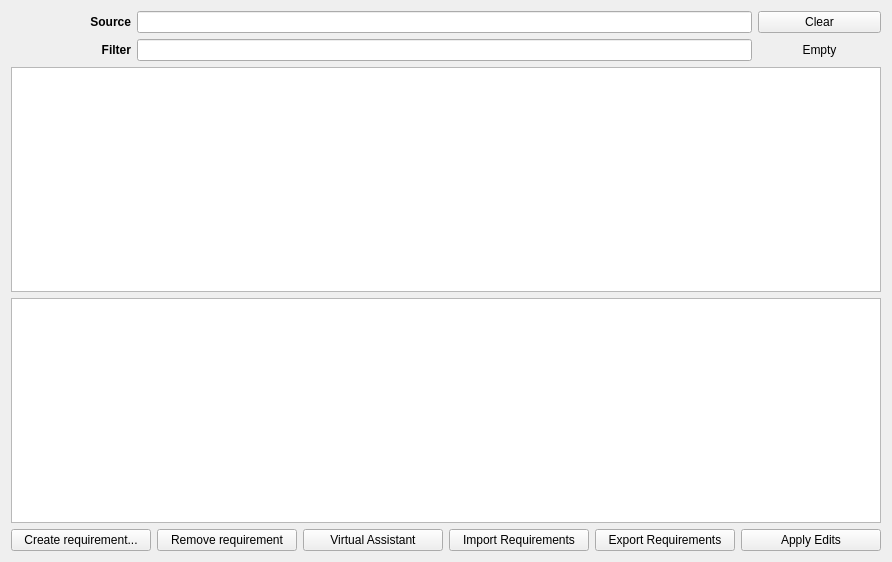
<?xml version="1.0" encoding="UTF-8"?>
<ui version="4.0">
 <class>RequirementsWidget</class>
 <widget class="QWidget" name="RequirementsWidget">
  <property name="geometry">
   <rect>
    <x>0</x>
    <y>0</y>
    <width>892</width>
    <height>562</height>
   </rect>
  </property>
  <property name="sizePolicy">
   <sizepolicy hsizetype="Fixed" vsizetype="Preferred">
    <horstretch>0</horstretch>
    <verstretch>6</verstretch>
   </sizepolicy>
  </property>
  <property name="windowTitle">
   <string>Requirements Manager</string>
  </property>
  <layout class="QGridLayout" name="gridLayout_2">
   <item row="3" column="0">
    <layout class="QHBoxLayout" name="horizontalLayout_2">
     <item>
      <widget class="QLabel" name="filterLabel">
       <property name="minimumSize">
        <size>
         <width>120</width>
         <height>0</height>
        </size>
       </property>
       <property name="text">
        <string>&lt;html&gt;&lt;head/&gt;&lt;body&gt;&lt;p&gt;&lt;span style=&quot; font-weight:700;&quot;&gt;Filter&lt;/span&gt;&lt;/p&gt;&lt;/body&gt;&lt;/html&gt;</string>
       </property>
       <property name="alignment">
        <set>Qt::AlignRight|Qt::AlignTrailing|Qt::AlignVCenter</set>
       </property>
       <property name="margin">
        <number>4</number>
       </property>
      </widget>
     </item>
     <item>
      <widget class="QLineEdit" name="filterLineEdit">
       <property name="clearButtonEnabled">
        <bool>true</bool>
       </property>
      </widget>
     </item>
     <item>
      <widget class="QLabel" name="modelTypeLabel">
       <property name="minimumSize">
        <size>
         <width>123</width>
         <height>0</height>
        </size>
       </property>
       <property name="text">
        <string>Empty</string>
       </property>
       <property name="alignment">
        <set>Qt::AlignCenter</set>
       </property>
      </widget>
     </item>
    </layout>
   </item>
   <item row="2" column="0">
    <layout class="QHBoxLayout" name="refreshLayout">
     <item>
      <widget class="QLabel" name="label">
       <property name="minimumSize">
        <size>
         <width>120</width>
         <height>0</height>
        </size>
       </property>
       <property name="text">
        <string>&lt;html&gt;&lt;head/&gt;&lt;body&gt;&lt;p&gt;&lt;span style=&quot; font-weight:700;&quot;&gt;Source&lt;/span&gt;&lt;/p&gt;&lt;/body&gt;&lt;/html&gt;</string>
       </property>
       <property name="alignment">
        <set>Qt::AlignRight|Qt::AlignTrailing|Qt::AlignVCenter</set>
       </property>
       <property name="margin">
        <number>4</number>
       </property>
      </widget>
     </item>
     <item>
      <widget class="QLineEdit" name="sourceLineEdit">
       <property name="readOnly">
        <bool>true</bool>
       </property>
      </widget>
     </item>
     <item>
      <widget class="QPushButton" name="clearButton">
       <property name="sizePolicy">
        <sizepolicy hsizetype="Fixed" vsizetype="Fixed">
         <horstretch>0</horstretch>
         <verstretch>0</verstretch>
        </sizepolicy>
       </property>
       <property name="minimumSize">
        <size>
         <width>123</width>
         <height>0</height>
        </size>
       </property>
       <property name="text">
        <string>Clear</string>
       </property>
      </widget>
     </item>
    </layout>
   </item>
   <item row="5" column="0">
    <layout class="QHBoxLayout" name="horizontalLayout_3">
     <item>
      <widget class="QPushButton" name="createRequirementButton">
       <property name="minimumSize">
        <size>
         <width>140</width>
         <height>0</height>
        </size>
       </property>
       <property name="maximumSize">
        <size>
         <width>16777215</width>
         <height>16777215</height>
        </size>
       </property>
       <property name="text">
        <string>Create requirement...</string>
       </property>
      </widget>
     </item>
     <item>
      <widget class="QPushButton" name="removeRequirementButton">
       <property name="minimumSize">
        <size>
         <width>140</width>
         <height>0</height>
        </size>
       </property>
       <property name="text">
        <string>Remove requirement</string>
       </property>
      </widget>
     </item>
     <item>
      <widget class="QPushButton" name="vaButton">
       <property name="minimumSize">
        <size>
         <width>140</width>
         <height>0</height>
        </size>
       </property>
       <property name="text">
        <string>Virtual Assistant</string>
       </property>
      </widget>
     </item>
     <item>
      <spacer name="horizontalSpacer">
       <property name="orientation">
        <enum>Qt::Horizontal</enum>
       </property>
       <property name="sizeHint" stdset="0">
        <size>
         <width>40</width>
         <height>20</height>
        </size>
       </property>
      </spacer>
     </item>
     <item>
      <widget class="QPushButton" name="importRequirementsButton">
       <property name="minimumSize">
        <size>
         <width>140</width>
         <height>0</height>
        </size>
       </property>
       <property name="text">
        <string>Import Requirements</string>
       </property>
      </widget>
     </item>
     <item>
      <widget class="QPushButton" name="exportRequirementsButton">
       <property name="minimumSize">
        <size>
         <width>140</width>
         <height>0</height>
        </size>
       </property>
       <property name="text">
        <string>Export Requirements</string>
       </property>
      </widget>
     </item>
     <item>
      <widget class="QPushButton" name="applyPushButton">
       <property name="minimumSize">
        <size>
         <width>140</width>
         <height>0</height>
        </size>
       </property>
       <property name="text">
        <string>Apply Edits</string>
       </property>
      </widget>
     </item>
    </layout>
   </item>
   <item row="4" column="0">
    <layout class="QVBoxLayout" name="verticalLayout">
     <property name="sizeConstraint">
      <enum>QLayout::SetFixedSize</enum>
     </property>
     <item>
      <widget class="QTableView" name="allRequirements">
       <property name="selectionBehavior">
        <enum>QAbstractItemView::SelectRows</enum>
       </property>
       <property name="sortingEnabled">
        <bool>true</bool>
       </property>
       <attribute name="horizontalHeaderMinimumSectionSize">
        <number>80</number>
       </attribute>
       <attribute name="horizontalHeaderDefaultSectionSize">
        <number>160</number>
       </attribute>
       <attribute name="horizontalHeaderStretchLastSection">
        <bool>true</bool>
       </attribute>
       <attribute name="verticalHeaderVisible">
        <bool>false</bool>
       </attribute>
      </widget>
     </item>
     <item>
      <widget class="QTextEdit" name="textEdit">
       <property name="readOnly">
        <bool>true</bool>
       </property>
      </widget>
     </item>
    </layout>
   </item>
  </layout>
 </widget>
 <tabstops>
  <tabstop>clearButton</tabstop>
  <tabstop>filterLineEdit</tabstop>
 </tabstops>
 <resources/>
 <connections/>
</ui>
